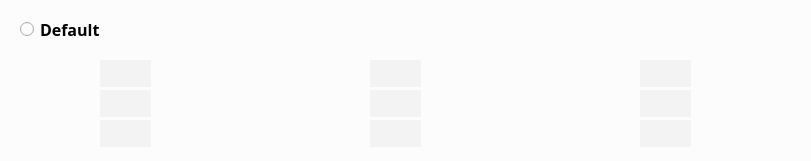
   <widget class="QGroupBox" name="Mapname_Box">
    <property name="geometry">
     <rect>
      <x>10</x>
      <y>450</y>
      <width>811</width>
      <height>161</height>
     </rect>
    </property>
    <property name="minimumSize">
     <size>
      <width>811</width>
      <height>161</height>
     </size>
    </property>
    <property name="font">
     <font>
      <family>NanumGothic</family>
     </font>
    </property>
    <property name="styleSheet">
     <string notr="true">background: #FCFCFC;
border-radius: 35px;</string>
    </property>
    <property name="title">
     <string/>
    </property>
    <widget class="QLabel" name="NewBaseCDFX_2">
     <property name="geometry">
      <rect>
       <x>20</x>
       <y>65</y>
       <width>121</width>
       <height>21</height>
      </rect>
     </property>
     <property name="minimumSize">
      <size>
       <width>121</width>
       <height>21</height>
      </size>
     </property>
     <property name="font">
      <font>
       <family>NanumGothic</family>
       <pointsize>8</pointsize>
       <weight>75</weight>
       <bold>true</bold>
      </font>
     </property>
     <property name="text">
      <string>&lt;html&gt;&lt;head/&gt;&lt;body&gt;&lt;p&gt;&lt;img src=&quot;:/Mapicon/New Map1 _.png&quot;/&gt;&lt;/p&gt;&lt;/body&gt;&lt;/html&gt;</string>
     </property>
    </widget>
    <widget class="QRadioButton" name="DefaultMap">
     <property name="geometry">
      <rect>
       <x>20</x>
       <y>20</y>
       <width>108</width>
       <height>19</height>
      </rect>
     </property>
     <property name="minimumSize">
      <size>
       <width>108</width>
       <height>19</height>
      </size>
     </property>
     <property name="font">
      <font>
       <family>NanumGothic</family>
       <pointsize>12</pointsize>
       <weight>75</weight>
       <bold>true</bold>
      </font>
     </property>
     <property name="text">
      <string>Default</string>
     </property>
    </widget>
    <widget class="QLabel" name="NewBaseCDFX_3">
     <property name="geometry">
      <rect>
       <x>20</x>
       <y>95</y>
       <width>121</width>
       <height>21</height>
      </rect>
     </property>
     <property name="minimumSize">
      <size>
       <width>121</width>
       <height>21</height>
      </size>
     </property>
     <property name="font">
      <font>
       <family>NanumGothic</family>
       <pointsize>8</pointsize>
       <weight>75</weight>
       <bold>true</bold>
      </font>
     </property>
     <property name="text">
      <string>&lt;html&gt;&lt;head/&gt;&lt;body&gt;&lt;p&gt;&lt;img src=&quot;:/Mapicon/New Map2 _.png&quot;/&gt;&lt;/p&gt;&lt;/body&gt;&lt;/html&gt;</string>
     </property>
    </widget>
    <widget class="QLabel" name="NewBaseCDFX_4">
     <property name="geometry">
      <rect>
       <x>20</x>
       <y>125</y>
       <width>121</width>
       <height>21</height>
      </rect>
     </property>
     <property name="minimumSize">
      <size>
       <width>121</width>
       <height>21</height>
      </size>
     </property>
     <property name="font">
      <font>
       <family>NanumGothic</family>
       <pointsize>8</pointsize>
       <weight>75</weight>
       <bold>true</bold>
      </font>
     </property>
     <property name="text">
      <string>&lt;html&gt;&lt;head/&gt;&lt;body&gt;&lt;p&gt;&lt;img src=&quot;:/Mapicon/New Map3 _.png&quot;/&gt;&lt;/p&gt;&lt;/body&gt;&lt;/html&gt;</string>
     </property>
    </widget>
    <widget class="QTextEdit" name="OriginMapNr">
     <property name="geometry">
      <rect>
       <x>100</x>
       <y>60</y>
       <width>51</width>
       <height>27</height>
      </rect>
     </property>
     <property name="minimumSize">
      <size>
       <width>51</width>
       <height>27</height>
      </size>
     </property>
     <property name="font">
      <font>
       <family>NanumSquare_ac</family>
       <pointsize>8</pointsize>
      </font>
     </property>
     <property name="tabletTracking">
      <bool>false</bool>
     </property>
     <property name="focusPolicy">
      <enum>Qt::StrongFocus</enum>
     </property>
     <property name="styleSheet">
      <string notr="true">background: rgba(235, 235, 235, 0.5);</string>
     </property>
     <property name="horizontalScrollBarPolicy">
      <enum>Qt::ScrollBarAlwaysOff</enum>
     </property>
     <property name="tabChangesFocus">
      <bool>true</bool>
     </property>
     <property name="html">
      <string>&lt;!DOCTYPE HTML PUBLIC &quot;-//W3C//DTD HTML 4.0//EN&quot; &quot;http://www.w3.org/TR/REC-html40/strict.dtd&quot;&gt;
&lt;html&gt;&lt;head&gt;&lt;meta name=&quot;qrichtext&quot; content=&quot;1&quot; /&gt;&lt;style type=&quot;text/css&quot;&gt;
p, li { white-space: pre-wrap; }
&lt;/style&gt;&lt;/head&gt;&lt;body style=&quot; font-family:'NanumSquare_ac'; font-size:8pt; font-weight:400; font-style:normal;&quot;&gt;
&lt;p style=&quot;-qt-paragraph-type:empty; margin-top:0px; margin-bottom:0px; margin-left:0px; margin-right:0px; -qt-block-indent:0; text-indent:0px; font-family:'NanumGothic'; font-size:9pt;&quot;&gt;&lt;br /&gt;&lt;/p&gt;&lt;/body&gt;&lt;/html&gt;</string>
     </property>
    </widget>
    <widget class="QTextEdit" name="OriginMapNr1">
     <property name="geometry">
      <rect>
       <x>100</x>
       <y>90</y>
       <width>51</width>
       <height>27</height>
      </rect>
     </property>
     <property name="minimumSize">
      <size>
       <width>51</width>
       <height>27</height>
      </size>
     </property>
     <property name="font">
      <font>
       <family>NanumSquare_ac</family>
       <pointsize>8</pointsize>
      </font>
     </property>
     <property name="styleSheet">
      <string notr="true">background: rgba(235, 235, 235, 0.5);</string>
     </property>
     <property name="horizontalScrollBarPolicy">
      <enum>Qt::ScrollBarAlwaysOff</enum>
     </property>
     <property name="tabChangesFocus">
      <bool>true</bool>
     </property>
     <property name="html">
      <string>&lt;!DOCTYPE HTML PUBLIC &quot;-//W3C//DTD HTML 4.0//EN&quot; &quot;http://www.w3.org/TR/REC-html40/strict.dtd&quot;&gt;
&lt;html&gt;&lt;head&gt;&lt;meta name=&quot;qrichtext&quot; content=&quot;1&quot; /&gt;&lt;style type=&quot;text/css&quot;&gt;
p, li { white-space: pre-wrap; }
&lt;/style&gt;&lt;/head&gt;&lt;body style=&quot; font-family:'NanumSquare_ac'; font-size:8pt; font-weight:400; font-style:normal;&quot;&gt;
&lt;p style=&quot;-qt-paragraph-type:empty; margin-top:0px; margin-bottom:0px; margin-left:0px; margin-right:0px; -qt-block-indent:0; text-indent:0px; font-family:'NanumGothic'; font-size:9pt;&quot;&gt;&lt;br /&gt;&lt;/p&gt;&lt;/body&gt;&lt;/html&gt;</string>
     </property>
    </widget>
    <widget class="QTextEdit" name="OriginMapNr2">
     <property name="geometry">
      <rect>
       <x>100</x>
       <y>120</y>
       <width>51</width>
       <height>27</height>
      </rect>
     </property>
     <property name="minimumSize">
      <size>
       <width>51</width>
       <height>27</height>
      </size>
     </property>
     <property name="font">
      <font>
       <family>NanumSquare_ac</family>
       <pointsize>8</pointsize>
      </font>
     </property>
     <property name="styleSheet">
      <string notr="true">background: rgba(235, 235, 235, 0.5);</string>
     </property>
     <property name="horizontalScrollBarPolicy">
      <enum>Qt::ScrollBarAlwaysOff</enum>
     </property>
     <property name="tabChangesFocus">
      <bool>true</bool>
     </property>
     <property name="html">
      <string>&lt;!DOCTYPE HTML PUBLIC &quot;-//W3C//DTD HTML 4.0//EN&quot; &quot;http://www.w3.org/TR/REC-html40/strict.dtd&quot;&gt;
&lt;html&gt;&lt;head&gt;&lt;meta name=&quot;qrichtext&quot; content=&quot;1&quot; /&gt;&lt;style type=&quot;text/css&quot;&gt;
p, li { white-space: pre-wrap; }
&lt;/style&gt;&lt;/head&gt;&lt;body style=&quot; font-family:'NanumSquare_ac'; font-size:8pt; font-weight:400; font-style:normal;&quot;&gt;
&lt;p style=&quot;-qt-paragraph-type:empty; margin-top:0px; margin-bottom:0px; margin-left:0px; margin-right:0px; -qt-block-indent:0; text-indent:0px; font-family:'NanumGothic'; font-size:9pt;&quot;&gt;&lt;br /&gt;&lt;/p&gt;&lt;/body&gt;&lt;/html&gt;</string>
     </property>
    </widget>
    <widget class="QTextEdit" name="BuildMapNr2">
     <property name="geometry">
      <rect>
       <x>370</x>
       <y>120</y>
       <width>51</width>
       <height>27</height>
      </rect>
     </property>
     <property name="minimumSize">
      <size>
       <width>51</width>
       <height>27</height>
      </size>
     </property>
     <property name="font">
      <font>
       <family>NanumSquare_ac</family>
       <pointsize>8</pointsize>
      </font>
     </property>
     <property name="styleSheet">
      <string notr="true">background: rgba(235, 235, 235, 0.5);</string>
     </property>
     <property name="inputMethodHints">
      <set>Qt::ImhNone</set>
     </property>
     <property name="horizontalScrollBarPolicy">
      <enum>Qt::ScrollBarAlwaysOff</enum>
     </property>
     <property name="tabChangesFocus">
      <bool>true</bool>
     </property>
     <property name="html">
      <string>&lt;!DOCTYPE HTML PUBLIC &quot;-//W3C//DTD HTML 4.0//EN&quot; &quot;http://www.w3.org/TR/REC-html40/strict.dtd&quot;&gt;
&lt;html&gt;&lt;head&gt;&lt;meta name=&quot;qrichtext&quot; content=&quot;1&quot; /&gt;&lt;style type=&quot;text/css&quot;&gt;
p, li { white-space: pre-wrap; }
&lt;/style&gt;&lt;/head&gt;&lt;body style=&quot; font-family:'NanumSquare_ac'; font-size:8pt; font-weight:400; font-style:normal;&quot;&gt;
&lt;p style=&quot;-qt-paragraph-type:empty; margin-top:0px; margin-bottom:0px; margin-left:0px; margin-right:0px; -qt-block-indent:0; text-indent:0px; font-family:'NanumGothic'; font-size:9pt;&quot;&gt;&lt;br /&gt;&lt;/p&gt;&lt;/body&gt;&lt;/html&gt;</string>
     </property>
    </widget>
    <widget class="QLabel" name="NewBaseCDFX_6">
     <property name="geometry">
      <rect>
       <x>260</x>
       <y>65</y>
       <width>121</width>
       <height>21</height>
      </rect>
     </property>
     <property name="minimumSize">
      <size>
       <width>121</width>
       <height>21</height>
      </size>
     </property>
     <property name="font">
      <font>
       <family>NanumGothic</family>
       <pointsize>8</pointsize>
       <weight>75</weight>
       <bold>true</bold>
      </font>
     </property>
     <property name="text">
      <string>&lt;html&gt;&lt;head/&gt;&lt;body&gt;&lt;p&gt;&lt;img src=&quot;:/Mapicon/Tuning Map1 _.png&quot;/&gt;&lt;/p&gt;&lt;/body&gt;&lt;/html&gt;</string>
     </property>
    </widget>
    <widget class="QTextEdit" name="BuildMapNr">
     <property name="geometry">
      <rect>
       <x>370</x>
       <y>60</y>
       <width>51</width>
       <height>27</height>
      </rect>
     </property>
     <property name="minimumSize">
      <size>
       <width>51</width>
       <height>27</height>
      </size>
     </property>
     <property name="font">
      <font>
       <family>NanumSquare_ac</family>
       <pointsize>8</pointsize>
      </font>
     </property>
     <property name="styleSheet">
      <string notr="true">background: rgba(235, 235, 235, 0.5);</string>
     </property>
     <property name="verticalScrollBarPolicy">
      <enum>Qt::ScrollBarAlwaysOff</enum>
     </property>
     <property name="horizontalScrollBarPolicy">
      <enum>Qt::ScrollBarAlwaysOff</enum>
     </property>
     <property name="sizeAdjustPolicy">
      <enum>QAbstractScrollArea::AdjustIgnored</enum>
     </property>
     <property name="tabChangesFocus">
      <bool>true</bool>
     </property>
     <property name="html">
      <string>&lt;!DOCTYPE HTML PUBLIC &quot;-//W3C//DTD HTML 4.0//EN&quot; &quot;http://www.w3.org/TR/REC-html40/strict.dtd&quot;&gt;
&lt;html&gt;&lt;head&gt;&lt;meta name=&quot;qrichtext&quot; content=&quot;1&quot; /&gt;&lt;style type=&quot;text/css&quot;&gt;
p, li { white-space: pre-wrap; }
&lt;/style&gt;&lt;/head&gt;&lt;body style=&quot; font-family:'NanumSquare_ac'; font-size:8pt; font-weight:400; font-style:normal;&quot;&gt;
&lt;p style=&quot;-qt-paragraph-type:empty; margin-top:0px; margin-bottom:0px; margin-left:0px; margin-right:0px; -qt-block-indent:0; text-indent:0px; font-family:'NanumGothic'; font-size:9pt;&quot;&gt;&lt;br /&gt;&lt;/p&gt;&lt;/body&gt;&lt;/html&gt;</string>
     </property>
     <property name="acceptRichText">
      <bool>true</bool>
     </property>
    </widget>
    <widget class="QTextEdit" name="BuildMapNr1">
     <property name="geometry">
      <rect>
       <x>370</x>
       <y>90</y>
       <width>51</width>
       <height>27</height>
      </rect>
     </property>
     <property name="minimumSize">
      <size>
       <width>51</width>
       <height>27</height>
      </size>
     </property>
     <property name="font">
      <font>
       <family>NanumSquare_ac</family>
       <pointsize>8</pointsize>
      </font>
     </property>
     <property name="styleSheet">
      <string notr="true">background: rgba(235, 235, 235, 0.5);</string>
     </property>
     <property name="horizontalScrollBarPolicy">
      <enum>Qt::ScrollBarAlwaysOff</enum>
     </property>
     <property name="tabChangesFocus">
      <bool>true</bool>
     </property>
     <property name="html">
      <string>&lt;!DOCTYPE HTML PUBLIC &quot;-//W3C//DTD HTML 4.0//EN&quot; &quot;http://www.w3.org/TR/REC-html40/strict.dtd&quot;&gt;
&lt;html&gt;&lt;head&gt;&lt;meta name=&quot;qrichtext&quot; content=&quot;1&quot; /&gt;&lt;style type=&quot;text/css&quot;&gt;
p, li { white-space: pre-wrap; }
&lt;/style&gt;&lt;/head&gt;&lt;body style=&quot; font-family:'NanumSquare_ac'; font-size:8pt; font-weight:400; font-style:normal;&quot;&gt;
&lt;p style=&quot;-qt-paragraph-type:empty; margin-top:0px; margin-bottom:0px; margin-left:0px; margin-right:0px; -qt-block-indent:0; text-indent:0px; font-family:'NanumGothic'; font-size:9pt;&quot;&gt;&lt;br /&gt;&lt;/p&gt;&lt;/body&gt;&lt;/html&gt;</string>
     </property>
    </widget>
    <widget class="QLabel" name="BeforeBaseCDFX_2">
     <property name="geometry">
      <rect>
       <x>160</x>
       <y>65</y>
       <width>101</width>
       <height>21</height>
      </rect>
     </property>
     <property name="minimumSize">
      <size>
       <width>101</width>
       <height>21</height>
      </size>
     </property>
     <property name="font">
      <font>
       <family>NanumGothic</family>
       <pointsize>8</pointsize>
      </font>
     </property>
     <property name="text">
      <string>&lt;html&gt;&lt;head/&gt;&lt;body&gt;&lt;p&gt;&lt;img src=&quot;:/Mapicon/Ex) A00, A01....png&quot;/&gt;&lt;/p&gt;&lt;/body&gt;&lt;/html&gt;</string>
     </property>
    </widget>
    <widget class="QLabel" name="BeforeBaseCDFX_3">
     <property name="geometry">
      <rect>
       <x>160</x>
       <y>95</y>
       <width>101</width>
       <height>21</height>
      </rect>
     </property>
     <property name="minimumSize">
      <size>
       <width>101</width>
       <height>21</height>
      </size>
     </property>
     <property name="font">
      <font>
       <family>NanumGothic</family>
       <pointsize>8</pointsize>
      </font>
     </property>
     <property name="text">
      <string>&lt;html&gt;&lt;head/&gt;&lt;body&gt;&lt;p&gt;&lt;img src=&quot;:/Mapicon/Ex) A00, A01....png&quot;/&gt;&lt;/p&gt;&lt;/body&gt;&lt;/html&gt;</string>
     </property>
    </widget>
    <widget class="QLabel" name="BeforeBaseCDFX_4">
     <property name="geometry">
      <rect>
       <x>160</x>
       <y>125</y>
       <width>91</width>
       <height>21</height>
      </rect>
     </property>
     <property name="minimumSize">
      <size>
       <width>91</width>
       <height>21</height>
      </size>
     </property>
     <property name="font">
      <font>
       <family>NanumGothic</family>
       <pointsize>8</pointsize>
      </font>
     </property>
     <property name="text">
      <string>&lt;html&gt;&lt;head/&gt;&lt;body&gt;&lt;p&gt;&lt;img src=&quot;:/Mapicon/Ex) A00, A01....png&quot;/&gt;&lt;/p&gt;&lt;/body&gt;&lt;/html&gt;</string>
     </property>
    </widget>
    <widget class="QLabel" name="BeforeBaseCDFX_5">
     <property name="geometry">
      <rect>
       <x>430</x>
       <y>95</y>
       <width>111</width>
       <height>21</height>
      </rect>
     </property>
     <property name="minimumSize">
      <size>
       <width>111</width>
       <height>21</height>
      </size>
     </property>
     <property name="font">
      <font>
       <family>NanumGothic</family>
       <pointsize>8</pointsize>
      </font>
     </property>
     <property name="text">
      <string>&lt;html&gt;&lt;head/&gt;&lt;body&gt;&lt;p&gt;&lt;img src=&quot;:/Mapicon/Ex) A00, A01....png&quot;/&gt;&lt;/p&gt;&lt;/body&gt;&lt;/html&gt;</string>
     </property>
    </widget>
    <widget class="QLabel" name="BeforeBaseCDFX_6">
     <property name="geometry">
      <rect>
       <x>430</x>
       <y>65</y>
       <width>111</width>
       <height>21</height>
      </rect>
     </property>
     <property name="minimumSize">
      <size>
       <width>111</width>
       <height>21</height>
      </size>
     </property>
     <property name="font">
      <font>
       <family>NanumGothic</family>
       <pointsize>8</pointsize>
      </font>
     </property>
     <property name="text">
      <string>&lt;html&gt;&lt;head/&gt;&lt;body&gt;&lt;p&gt;&lt;img src=&quot;:/Mapicon/Ex) A00, A01....png&quot;/&gt;&lt;/p&gt;&lt;/body&gt;&lt;/html&gt;</string>
     </property>
    </widget>
    <widget class="QLabel" name="BeforeBaseCDFX_7">
     <property name="geometry">
      <rect>
       <x>430</x>
       <y>125</y>
       <width>111</width>
       <height>21</height>
      </rect>
     </property>
     <property name="minimumSize">
      <size>
       <width>111</width>
       <height>21</height>
      </size>
     </property>
     <property name="font">
      <font>
       <family>NanumGothic</family>
       <pointsize>8</pointsize>
      </font>
     </property>
     <property name="text">
      <string>&lt;html&gt;&lt;head/&gt;&lt;body&gt;&lt;p&gt;&lt;img src=&quot;:/Mapicon/Ex) A00, A01....png&quot;/&gt;&lt;/p&gt;&lt;/body&gt;&lt;/html&gt;</string>
     </property>
    </widget>
    <widget class="QLabel" name="NewBaseCDFX_7">
     <property name="geometry">
      <rect>
       <x>260</x>
       <y>125</y>
       <width>100</width>
       <height>21</height>
      </rect>
     </property>
     <property name="minimumSize">
      <size>
       <width>100</width>
       <height>21</height>
      </size>
     </property>
     <property name="font">
      <font>
       <family>NanumGothic</family>
       <pointsize>8</pointsize>
       <weight>75</weight>
       <bold>true</bold>
      </font>
     </property>
     <property name="text">
      <string>&lt;html&gt;&lt;head/&gt;&lt;body&gt;&lt;p&gt;&lt;img src=&quot;:/Mapicon/Tuning Map3 _.png&quot;/&gt;&lt;/p&gt;&lt;/body&gt;&lt;/html&gt;</string>
     </property>
    </widget>
    <widget class="QLabel" name="NewBaseCDFX_8">
     <property name="geometry">
      <rect>
       <x>260</x>
       <y>95</y>
       <width>110</width>
       <height>21</height>
      </rect>
     </property>
     <property name="minimumSize">
      <size>
       <width>110</width>
       <height>21</height>
      </size>
     </property>
     <property name="font">
      <font>
       <family>NanumGothic</family>
       <pointsize>8</pointsize>
       <weight>75</weight>
       <bold>true</bold>
      </font>
     </property>
     <property name="text">
      <string>&lt;html&gt;&lt;head/&gt;&lt;body&gt;&lt;p&gt;&lt;img src=&quot;:/Mapicon/Tuning Map2 _.png&quot;/&gt;&lt;/p&gt;&lt;/body&gt;&lt;/html&gt;</string>
     </property>
    </widget>
    <widget class="QLabel" name="NewBaseCDFX_9">
     <property name="geometry">
      <rect>
       <x>530</x>
       <y>95</y>
       <width>100</width>
       <height>21</height>
      </rect>
     </property>
     <property name="minimumSize">
      <size>
       <width>100</width>
       <height>21</height>
      </size>
     </property>
     <property name="font">
      <font>
       <family>NanumGothic</family>
       <pointsize>8</pointsize>
       <weight>75</weight>
       <bold>true</bold>
      </font>
     </property>
     <property name="text">
      <string>&lt;html&gt;&lt;head/&gt;&lt;body&gt;&lt;p&gt;&lt;img src=&quot;:/Mapicon/Before Map2 _.png&quot;/&gt;&lt;/p&gt;&lt;/body&gt;&lt;/html&gt;</string>
     </property>
    </widget>
    <widget class="QLabel" name="BeforeBaseCDFX_8">
     <property name="geometry">
      <rect>
       <x>700</x>
       <y>125</y>
       <width>100</width>
       <height>21</height>
      </rect>
     </property>
     <property name="minimumSize">
      <size>
       <width>100</width>
       <height>21</height>
      </size>
     </property>
     <property name="font">
      <font>
       <family>NanumGothic</family>
       <pointsize>8</pointsize>
      </font>
     </property>
     <property name="text">
      <string>&lt;html&gt;&lt;head/&gt;&lt;body&gt;&lt;p&gt;&lt;img src=&quot;:/Mapicon/Ex) A00, A01....png&quot;/&gt;&lt;/p&gt;&lt;/body&gt;&lt;/html&gt;</string>
     </property>
    </widget>
    <widget class="QTextEdit" name="BeforeBaseMapNr3">
     <property name="geometry">
      <rect>
       <x>640</x>
       <y>120</y>
       <width>51</width>
       <height>27</height>
      </rect>
     </property>
     <property name="minimumSize">
      <size>
       <width>51</width>
       <height>27</height>
      </size>
     </property>
     <property name="font">
      <font>
       <family>NanumSquare_ac</family>
       <pointsize>8</pointsize>
      </font>
     </property>
     <property name="styleSheet">
      <string notr="true">background: rgba(235, 235, 235, 0.5);</string>
     </property>
     <property name="horizontalScrollBarPolicy">
      <enum>Qt::ScrollBarAlwaysOff</enum>
     </property>
     <property name="tabChangesFocus">
      <bool>true</bool>
     </property>
     <property name="html">
      <string>&lt;!DOCTYPE HTML PUBLIC &quot;-//W3C//DTD HTML 4.0//EN&quot; &quot;http://www.w3.org/TR/REC-html40/strict.dtd&quot;&gt;
&lt;html&gt;&lt;head&gt;&lt;meta name=&quot;qrichtext&quot; content=&quot;1&quot; /&gt;&lt;style type=&quot;text/css&quot;&gt;
p, li { white-space: pre-wrap; }
&lt;/style&gt;&lt;/head&gt;&lt;body style=&quot; font-family:'NanumSquare_ac'; font-size:8pt; font-weight:400; font-style:normal;&quot;&gt;
&lt;p style=&quot;-qt-paragraph-type:empty; margin-top:0px; margin-bottom:0px; margin-left:0px; margin-right:0px; -qt-block-indent:0; text-indent:0px; font-family:'NanumGothic'; font-size:9pt;&quot;&gt;&lt;br /&gt;&lt;/p&gt;&lt;/body&gt;&lt;/html&gt;</string>
     </property>
    </widget>
    <widget class="QTextEdit" name="BeforeBaseMapNr1">
     <property name="geometry">
      <rect>
       <x>640</x>
       <y>60</y>
       <width>51</width>
       <height>27</height>
      </rect>
     </property>
     <property name="minimumSize">
      <size>
       <width>51</width>
       <height>27</height>
      </size>
     </property>
     <property name="font">
      <font>
       <family>NanumSquare_ac</family>
       <pointsize>8</pointsize>
      </font>
     </property>
     <property name="styleSheet">
      <string notr="true">background: rgba(235, 235, 235, 0.5);</string>
     </property>
     <property name="horizontalScrollBarPolicy">
      <enum>Qt::ScrollBarAlwaysOff</enum>
     </property>
     <property name="tabChangesFocus">
      <bool>true</bool>
     </property>
     <property name="html">
      <string>&lt;!DOCTYPE HTML PUBLIC &quot;-//W3C//DTD HTML 4.0//EN&quot; &quot;http://www.w3.org/TR/REC-html40/strict.dtd&quot;&gt;
&lt;html&gt;&lt;head&gt;&lt;meta name=&quot;qrichtext&quot; content=&quot;1&quot; /&gt;&lt;style type=&quot;text/css&quot;&gt;
p, li { white-space: pre-wrap; }
&lt;/style&gt;&lt;/head&gt;&lt;body style=&quot; font-family:'NanumSquare_ac'; font-size:8pt; font-weight:400; font-style:normal;&quot;&gt;
&lt;p style=&quot;-qt-paragraph-type:empty; margin-top:0px; margin-bottom:0px; margin-left:0px; margin-right:0px; -qt-block-indent:0; text-indent:0px; font-family:'NanumGothic'; font-size:9pt;&quot;&gt;&lt;br /&gt;&lt;/p&gt;&lt;/body&gt;&lt;/html&gt;</string>
     </property>
    </widget>
    <widget class="QLabel" name="NewBaseCDFX_10">
     <property name="geometry">
      <rect>
       <x>530</x>
       <y>125</y>
       <width>100</width>
       <height>21</height>
      </rect>
     </property>
     <property name="minimumSize">
      <size>
       <width>100</width>
       <height>21</height>
      </size>
     </property>
     <property name="font">
      <font>
       <family>NanumGothic</family>
       <pointsize>8</pointsize>
       <weight>75</weight>
       <bold>true</bold>
      </font>
     </property>
     <property name="text">
      <string>&lt;html&gt;&lt;head/&gt;&lt;body&gt;&lt;p&gt;&lt;img src=&quot;:/Mapicon/Before Map3 _.png&quot;/&gt;&lt;/p&gt;&lt;/body&gt;&lt;/html&gt;</string>
     </property>
    </widget>
    <widget class="QLabel" name="NewBaseCDFX_11">
     <property name="geometry">
      <rect>
       <x>530</x>
       <y>65</y>
       <width>100</width>
       <height>21</height>
      </rect>
     </property>
     <property name="minimumSize">
      <size>
       <width>100</width>
       <height>21</height>
      </size>
     </property>
     <property name="font">
      <font>
       <family>NanumGothic</family>
       <pointsize>8</pointsize>
       <weight>75</weight>
       <bold>true</bold>
      </font>
     </property>
     <property name="text">
      <string>&lt;html&gt;&lt;head/&gt;&lt;body&gt;&lt;p&gt;&lt;img src=&quot;:/Mapicon/Before Map1 _.png&quot;/&gt;&lt;/p&gt;&lt;/body&gt;&lt;/html&gt;</string>
     </property>
    </widget>
    <widget class="QLabel" name="BeforeBaseCDFX_9">
     <property name="geometry">
      <rect>
       <x>700</x>
       <y>95</y>
       <width>111</width>
       <height>21</height>
      </rect>
     </property>
     <property name="minimumSize">
      <size>
       <width>111</width>
       <height>21</height>
      </size>
     </property>
     <property name="font">
      <font>
       <family>NanumGothic</family>
       <pointsize>8</pointsize>
      </font>
     </property>
     <property name="text">
      <string>&lt;html&gt;&lt;head/&gt;&lt;body&gt;&lt;p&gt;&lt;img src=&quot;:/Mapicon/Ex) A00, A01....png&quot;/&gt;&lt;/p&gt;&lt;/body&gt;&lt;/html&gt;</string>
     </property>
    </widget>
    <widget class="QTextEdit" name="BeforeBaseMapNr2">
     <property name="geometry">
      <rect>
       <x>640</x>
       <y>90</y>
       <width>51</width>
       <height>27</height>
      </rect>
     </property>
     <property name="minimumSize">
      <size>
       <width>51</width>
       <height>27</height>
      </size>
     </property>
     <property name="font">
      <font>
       <family>NanumSquare_ac</family>
       <pointsize>8</pointsize>
      </font>
     </property>
     <property name="styleSheet">
      <string notr="true">background: rgba(235, 235, 235, 0.5);</string>
     </property>
     <property name="horizontalScrollBarPolicy">
      <enum>Qt::ScrollBarAlwaysOff</enum>
     </property>
     <property name="tabChangesFocus">
      <bool>true</bool>
     </property>
     <property name="html">
      <string>&lt;!DOCTYPE HTML PUBLIC &quot;-//W3C//DTD HTML 4.0//EN&quot; &quot;http://www.w3.org/TR/REC-html40/strict.dtd&quot;&gt;
&lt;html&gt;&lt;head&gt;&lt;meta name=&quot;qrichtext&quot; content=&quot;1&quot; /&gt;&lt;style type=&quot;text/css&quot;&gt;
p, li { white-space: pre-wrap; }
&lt;/style&gt;&lt;/head&gt;&lt;body style=&quot; font-family:'NanumSquare_ac'; font-size:8pt; font-weight:400; font-style:normal;&quot;&gt;
&lt;p style=&quot;-qt-paragraph-type:empty; margin-top:0px; margin-bottom:0px; margin-left:0px; margin-right:0px; -qt-block-indent:0; text-indent:0px; font-family:'NanumGothic'; font-size:9pt;&quot;&gt;&lt;br /&gt;&lt;/p&gt;&lt;/body&gt;&lt;/html&gt;</string>
     </property>
    </widget>
    <widget class="QLabel" name="BeforeBaseCDFX_10">
     <property name="geometry">
      <rect>
       <x>700</x>
       <y>65</y>
       <width>111</width>
       <height>21</height>
      </rect>
     </property>
     <property name="minimumSize">
      <size>
       <width>111</width>
       <height>21</height>
      </size>
     </property>
     <property name="font">
      <font>
       <family>NanumGothic</family>
       <pointsize>8</pointsize>
      </font>
     </property>
     <property name="text">
      <string>&lt;html&gt;&lt;head/&gt;&lt;body&gt;&lt;p&gt;&lt;img src=&quot;:/Mapicon/Ex) A00, A01....png&quot;/&gt;&lt;/p&gt;&lt;/body&gt;&lt;/html&gt;</string>
     </property>
    </widget>
   </widget>
